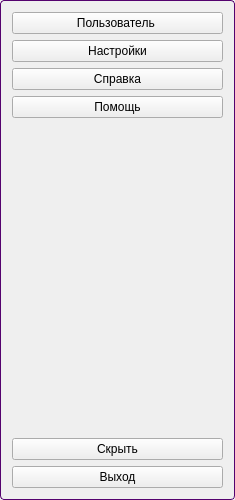
     <widget class="QFrame" name="frame_menu_mw">
      <property name="sizePolicy">
       <sizepolicy hsizetype="Maximum" vsizetype="Expanding">
        <horstretch>0</horstretch>
        <verstretch>0</verstretch>
       </sizepolicy>
      </property>
      <property name="minimumSize">
       <size>
        <width>235</width>
        <height>500</height>
       </size>
      </property>
      <property name="styleSheet">
       <string notr="true">QFrame{
	border: 1px solid #54026E;
	border-radius: 4px;
}</string>
      </property>
      <property name="frameShape">
       <enum>QFrame::StyledPanel</enum>
      </property>
      <property name="frameShadow">
       <enum>QFrame::Raised</enum>
      </property>
      <layout class="QVBoxLayout" name="verticalLayout_3">
       <item>
        <widget class="QPushButton" name="pushButton_profile_user_mw">
         <property name="enabled">
          <bool>true</bool>
         </property>
         <property name="cursor">
          <cursorShape>PointingHandCursor</cursorShape>
         </property>
         <property name="toolTip">
          <string>&lt;html&gt;&lt;head/&gt;&lt;body&gt;&lt;p align=&quot;center&quot;&gt;Зайти в акаунт&lt;/p&gt;&lt;/body&gt;&lt;/html&gt;</string>
         </property>
         <property name="text">
          <string> Пользователь  </string>
         </property>
         <property name="icon">
          <iconset resource="../../Изображения/QtResources/white_icon.qrc">
           <normaloff>:/newPrefix/icon2/user.png</normaloff>:/newPrefix/icon2/user.png</iconset>
         </property>
         <property name="iconSize">
          <size>
           <width>50</width>
           <height>40</height>
          </size>
         </property>
        </widget>
       </item>
       <item>
        <widget class="QPushButton" name="pushButton_setting_user_mw">
         <property name="minimumSize">
          <size>
           <width>170</width>
           <height>0</height>
          </size>
         </property>
         <property name="cursor">
          <cursorShape>PointingHandCursor</cursorShape>
         </property>
         <property name="toolTip">
          <string>&lt;html&gt;&lt;head/&gt;&lt;body&gt;&lt;p align=&quot;center&quot;&gt;Настройка интерфейса&lt;/p&gt;&lt;/body&gt;&lt;/html&gt;</string>
         </property>
         <property name="text">
          <string> Настройки </string>
         </property>
         <property name="icon">
          <iconset resource="../../Изображения/QtResources/white_icon.qrc">
           <normaloff>:/newPrefix/icon2/settings.png</normaloff>:/newPrefix/icon2/settings.png</iconset>
         </property>
         <property name="iconSize">
          <size>
           <width>30</width>
           <height>40</height>
          </size>
         </property>
        </widget>
       </item>
       <item>
        <widget class="QPushButton" name="pushButton_reference_user_mw">
         <property name="cursor">
          <cursorShape>PointingHandCursor</cursorShape>
         </property>
         <property name="toolTip">
          <string>&lt;html&gt;&lt;head/&gt;&lt;body&gt;&lt;p align=&quot;center&quot;&gt;Справка о программе&lt;/p&gt;&lt;/body&gt;&lt;/html&gt;</string>
         </property>
         <property name="text">
          <string> Справка </string>
         </property>
         <property name="icon">
          <iconset resource="../../Изображения/QtResources/white_icon.qrc">
           <normaloff>:/newPrefix/icon2/info.png</normaloff>:/newPrefix/icon2/info.png</iconset>
         </property>
         <property name="iconSize">
          <size>
           <width>40</width>
           <height>40</height>
          </size>
         </property>
         <property name="checkable">
          <bool>false</bool>
         </property>
        </widget>
       </item>
       <item>
        <widget class="QPushButton" name="pushButton_help_user_mw">
         <property name="cursor">
          <cursorShape>WhatsThisCursor</cursorShape>
         </property>
         <property name="toolTip">
          <string>&lt;html&gt;&lt;head/&gt;&lt;body&gt;&lt;p align=&quot;center&quot;&gt;Проблема с программой&lt;/p&gt;&lt;/body&gt;&lt;/html&gt;</string>
         </property>
         <property name="toolTipDuration">
          <number>-1</number>
         </property>
         <property name="text">
          <string> Помощь </string>
         </property>
         <property name="icon">
          <iconset resource="../../Изображения/QtResources/white_icon.qrc">
           <normaloff>:/newPrefix/icon2/help.png</normaloff>:/newPrefix/icon2/help.png</iconset>
         </property>
         <property name="iconSize">
          <size>
           <width>40</width>
           <height>40</height>
          </size>
         </property>
         <property name="checkable">
          <bool>false</bool>
         </property>
        </widget>
       </item>
       <item>
        <spacer name="verticalSpacer_mw">
         <property name="orientation">
          <enum>Qt::Vertical</enum>
         </property>
         <property name="sizeHint" stdset="0">
          <size>
           <width>20</width>
           <height>50</height>
          </size>
         </property>
        </spacer>
       </item>
       <item>
        <widget class="QPushButton" name="pushButton_fold_user_mw">
         <property name="cursor">
          <cursorShape>PointingHandCursor</cursorShape>
         </property>
         <property name="toolTip">
          <string>&lt;html&gt;&lt;head/&gt;&lt;body&gt;&lt;p align=&quot;center&quot;&gt;Скрыть панель пользователя&lt;/p&gt;&lt;/body&gt;&lt;/html&gt;</string>
         </property>
         <property name="text">
          <string> Скрыть </string>
         </property>
         <property name="icon">
          <iconset resource="../../Изображения/QtResources/white_icon.qrc">
           <normaloff>:/newPrefix/icon2/right_arrow.png</normaloff>:/newPrefix/icon2/right_arrow.png</iconset>
         </property>
         <property name="iconSize">
          <size>
           <width>40</width>
           <height>40</height>
          </size>
         </property>
        </widget>
       </item>
       <item>
        <widget class="QPushButton" name="pushButton_exit_user_mw">
         <property name="cursor">
          <cursorShape>PointingHandCursor</cursorShape>
         </property>
         <property name="toolTip">
          <string>&lt;html&gt;&lt;head/&gt;&lt;body&gt;&lt;p align=&quot;center&quot;&gt;Выйти из аккаунта&lt;/p&gt;&lt;/body&gt;&lt;/html&gt;</string>
         </property>
         <property name="text">
          <string> Выход </string>
         </property>
         <property name="icon">
          <iconset resource="../../Изображения/QtResources/white_icon.qrc">
           <normaloff>:/newPrefix/icon2/exit.png</normaloff>:/newPrefix/icon2/exit.png</iconset>
         </property>
         <property name="iconSize">
          <size>
           <width>50</width>
           <height>40</height>
          </size>
         </property>
        </widget>
       </item>
      </layout>
     </widget>
